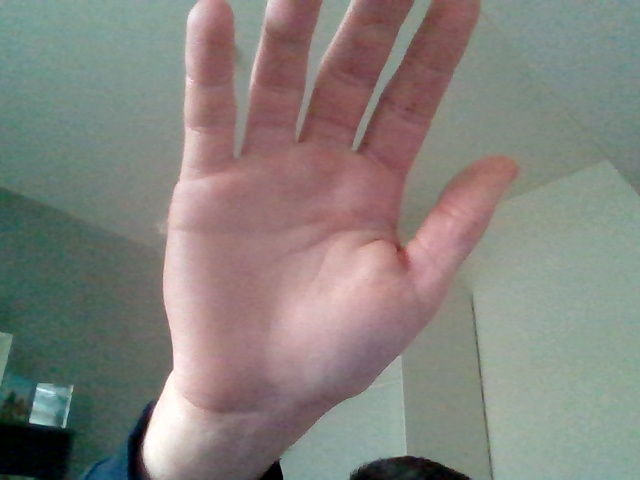
#> input picture test/motion/frame1.jpg, 640 x 480 px
$ python getmask_resized.py
#> lines starting #> are read from the running program, lines starting #| are printed output that depends on the picture; after the words box and inside, x2 and y2 are one past the last pixel; in counts of white or black regions, pixels touching at a corner belong together

import cv2
import numpy as np
import time

""" Obtains image mask
    Inputs:
        frame1 - Grayscale frame at time t
        frame2 - Grayscale frame at time t + 1
        kernel - (NxN) array for Morphological Operations
    Outputs:
        mask - Thresholded mask for moving pixels
"""

frame1 = cv2.imread("frame1.jpg")
#> frame1 is the input picture: shape (480, 640, 3); mean B, G, R 125, 130, 133
frame2 = cv2.imread("frame2.jpg")
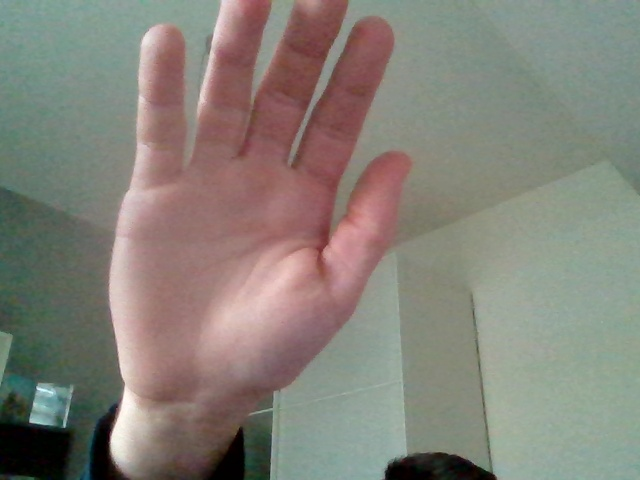
#> input picture test/motion/frame2.jpg, 640 x 480 px
#> frame2 is the input picture: shape (480, 640, 3); mean B, G, R 120.9, 129.7, 133.2
kernel=np.array((9, 9), dtype=np.uint8)

total_time = 0

#######################################################################

startTime = time.time()

frame1 = cv2.resize(frame1, (240, 180))
#> frame1: shape (180, 240, 3)
frame2 = cv2.resize(frame2, (240, 180))
#> frame2: shape (180, 240, 3)

endTime = time.time()
print("Execution resized =\t\t\t", "{:.4g}".format(endTime - startTime)  ,"s")
total_time = total_time + (endTime - startTime)


#######################################################################

startTime = time.time()

frame1 = cv2.cvtColor(frame1, cv2.COLOR_BGR2GRAY)
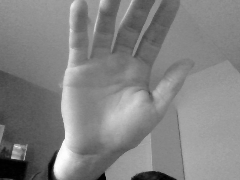
#> frame1: shape (180, 240); min 0, max 254, mean 130.3
frame2 = cv2.cvtColor(frame2, cv2.COLOR_BGR2GRAY)
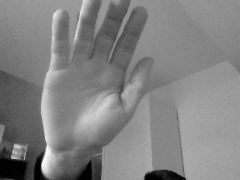
#> frame2: shape (180, 240); min 0, max 250, mean 129.7

endTime = time.time()
print("Execution BRG2GRAY di 2 immagini =\t", "{:.4g}".format(endTime - startTime)  ,"s")
total_time = total_time + (endTime - startTime)

#######################################################################
startTime = time.time()

frame_diff = cv2.subtract(frame2, frame1)
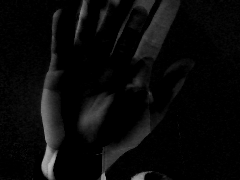
#> frame_diff: shape (180, 240); min 0, max 186, mean 9.5

endTime = time.time()
print("Execution subtract =\t\t\t", "{:.4g}".format(endTime - startTime)  ,"s")
total_time = total_time + (endTime - startTime)

#cv2.imshow("subtract", frame_diff)
#cv2.waitKey(0)  # Attendi finché non viene premuto un tasto
#cv2.destroyAllWindows()

#######################################################################
startTime = time.time()

# blur the frame difference
frame_diff = cv2.medianBlur(frame_diff, 3)

endTime = time.time()
print("Execution medianBlur =\t\t\t", "{:.4g}".format(endTime - startTime)  ,"s")
total_time = total_time + (endTime - startTime)

#cv2.imshow("medianBlur", frame_diff)
#cv2.waitKey(0)  # Attendi finché non viene premuto un tasto
#cv2.destroyAllWindows()

#######################################################################
startTime = time.time()

mask = cv2.adaptiveThreshold(frame_diff, 255, cv2.ADAPTIVE_THRESH_GAUSSIAN_C, \
                                cv2.THRESH_BINARY_INV, 11, 3)
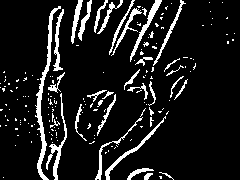
#> mask: shape (180, 240); 10.9% white; 175 white regions (142 under 20 px), largest, box (x1, y1, x2, y2) and area: (35, 6, 61, 180) 719, (46, 93, 67, 180) 329, (130, 0, 162, 62) 288

endTime = time.time()
print("Execution adaptiveThreshold =\t\t", "{:.4g}".format(endTime - startTime) ,"s")
total_time = total_time + (endTime - startTime)

#cv2.imshow("adaptiveThreshold", mask)
#cv2.waitKey(0)  # Attendi finché non viene premuto un tasto
#cv2.destroyAllWindows()

#######################################################################
startTime = time.time()

# morphological operations
mask = cv2.morphologyEx(mask, cv2.MORPH_CLOSE, kernel, iterations=1)
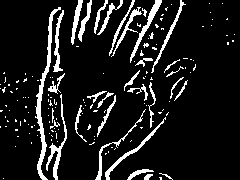
#> mask: shape (180, 240); 11% white; 154 white regions (122 under 20 px), largest, box (x1, y1, x2, y2) and area: (35, 7, 61, 180) 719, (46, 94, 67, 180) 331, (130, 0, 162, 63) 296

endTime = time.time()
print("Execution morphologyEx =\t\t", "{:.4g}".format(endTime - startTime)  ,"s")
total_time = total_time + (endTime - startTime)

#cv2.imshow("morphologyEx", mask)
#cv2.waitKey(0)  # Attendi finché non viene premuto un tasto
#cv2.destroyAllWindows()

#######################################################################

startTime = time.time()

num_diff_pixels = np.sum(mask == 255)
#> num_diff_pixels = 4758

endTime = time.time()
print("Execution num_diff_pixels =\t\t", "{:.4g}".format(endTime - startTime)  ,"s")
total_time = total_time + (endTime - startTime)


print("\nTOTAL TIME =\t\t\t", "{:.4g}".format(total_time), "s")
